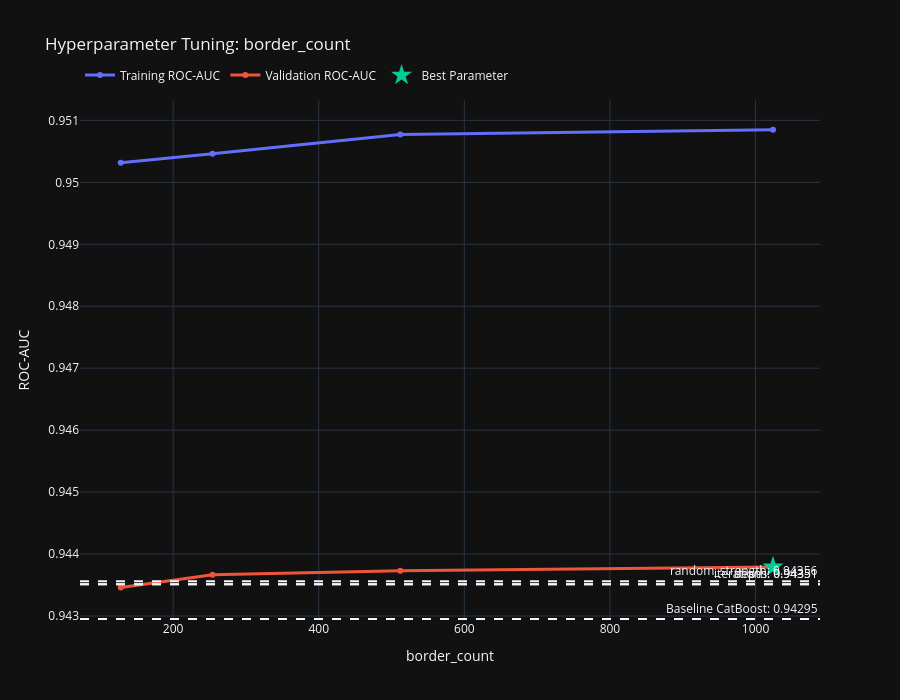

Notebook cell for this chart:
### Code cell
%%time

values = [128, 254, 512, 1024]

results = test_params(
    ModelClass=CatBoostClassifier,
    param_name="border_count",
    param_values=values,
    param_model=param_model,
    reference_scores=reference_scores,
    **params,
)

### Figure 1 — Plotly figure (JSON) as saved in the notebook; plotly's stock layout.template omitted (floating-point values rounded to 4 significant figures)
{"data": [{"hovertemplate": "border_count: %{x}<br>Training ROC-AUC: %{y:.6f}<extra></extra>", "line": {"width": 3}, "mode": "lines+markers", "name": "Training ROC-AUC", "type": "scatter", "x": [128, 254, 512, 1024], "y": [0.9503, 0.9505, 0.9508, 0.9508]}, {"hovertemplate": "border_count: %{x}<br>Validation ROC-AUC: %{y:.6f}<extra></extra>", "line": {"width": 3}, "mode": "lines+markers", "name": "Validation ROC-AUC", "type": "scatter", "x": [128, 254, 512, 1024], "y": [0.9435, 0.9437, 0.9437, 0.9438]}, {"marker": {"size": 16, "symbol": "star"}, "mode": "markers", "name": "Best Parameter", "type": "scatter", "x": [1024], "y": [0.9438]}], "layout": {"annotations": [{"showarrow": false, "text": "Baseline CatBoost: 0.94295", "x": 1, "xanchor": "right", "xref": "x domain", "y": 0.943, "yanchor": "bottom", "yref": "y"}, {"showarrow": false, "text": "depth: 0.94351", "x": 1, "xanchor": "right", "xref": "x domain", "y": 0.9435, "yanchor": "bottom", "yref": "y"}, {"showarrow": false, "text": "iterations: 0.94351", "x": 1, "xanchor": "right", "xref": "x domain", "y": 0.9435, "yanchor": "bottom", "yref": "y"}, {"showarrow": false, "text": "random_strength: 0.94356", "x": 1, "xanchor": "right", "xref": "x domain", "y": 0.9436, "yanchor": "bottom", "yref": "y"}], "height": 700, "hovermode": "x unified", "legend": {"orientation": "h", "x": 0, "xanchor": "left", "y": 1.02, "yanchor": "bottom"}, "shapes": [{"line": {"dash": "dash"}, "type": "line", "x0": 0, "x1": 1, "xref": "x domain", "y0": 0.943, "y1": 0.943, "yref": "y"}, {"line": {"dash": "dash"}, "type": "line", "x0": 0, "x1": 1, "xref": "x domain", "y0": 0.9435, "y1": 0.9435, "yref": "y"}, {"line": {"dash": "dash"}, "type": "line", "x0": 0, "x1": 1, "xref": "x domain", "y0": 0.9435, "y1": 0.9435, "yref": "y"}, {"line": {"dash": "dash"}, "type": "line", "x0": 0, "x1": 1, "xref": "x domain", "y0": 0.9436, "y1": 0.9436, "yref": "y"}], "title": {"text": "Hyperparameter Tuning: border_count"}, "xaxis": {"title": {"text": "border_count"}}, "yaxis": {"title": {"text": "ROC-AUC"}}}}
